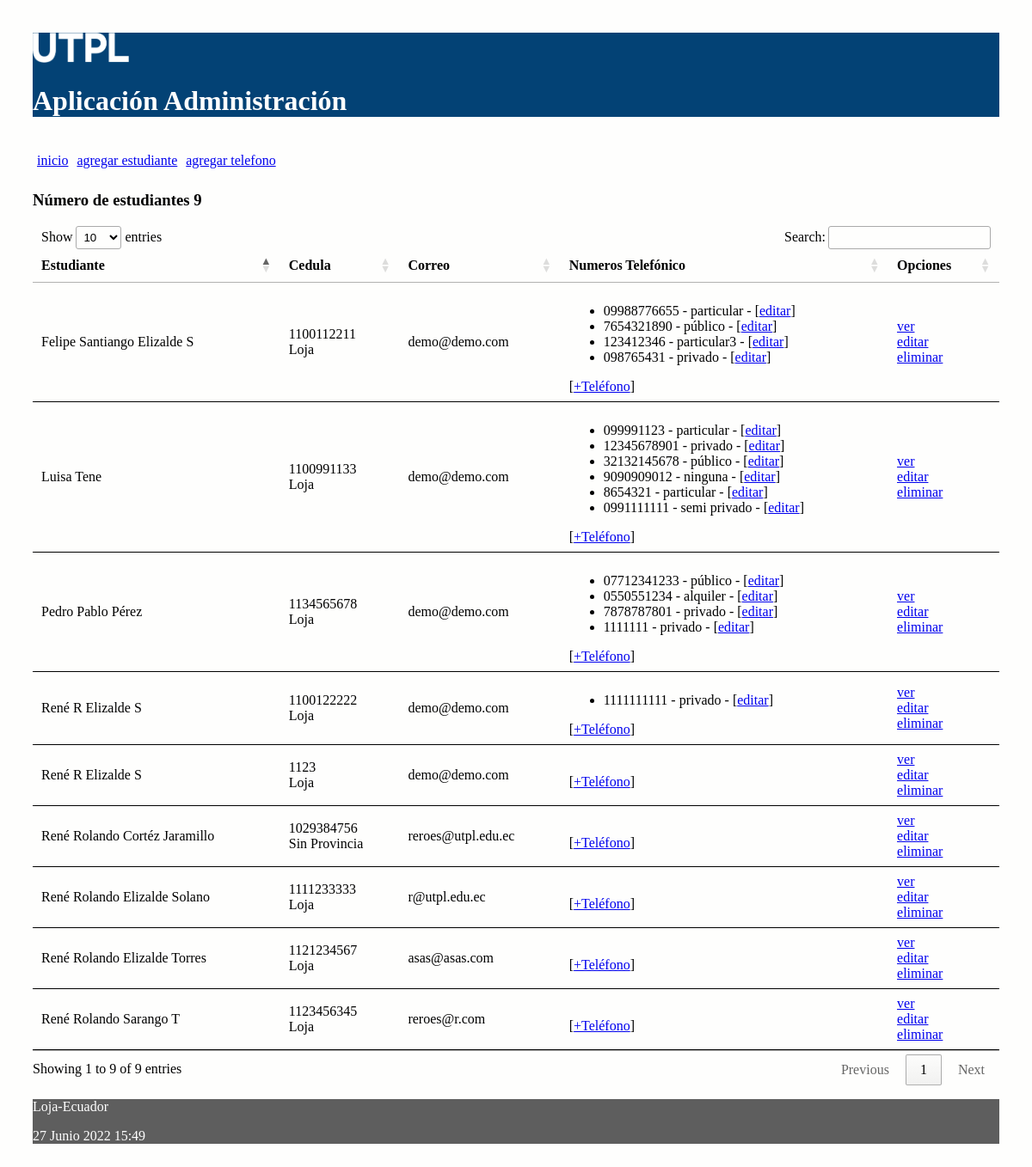
Before: / with the older database file.
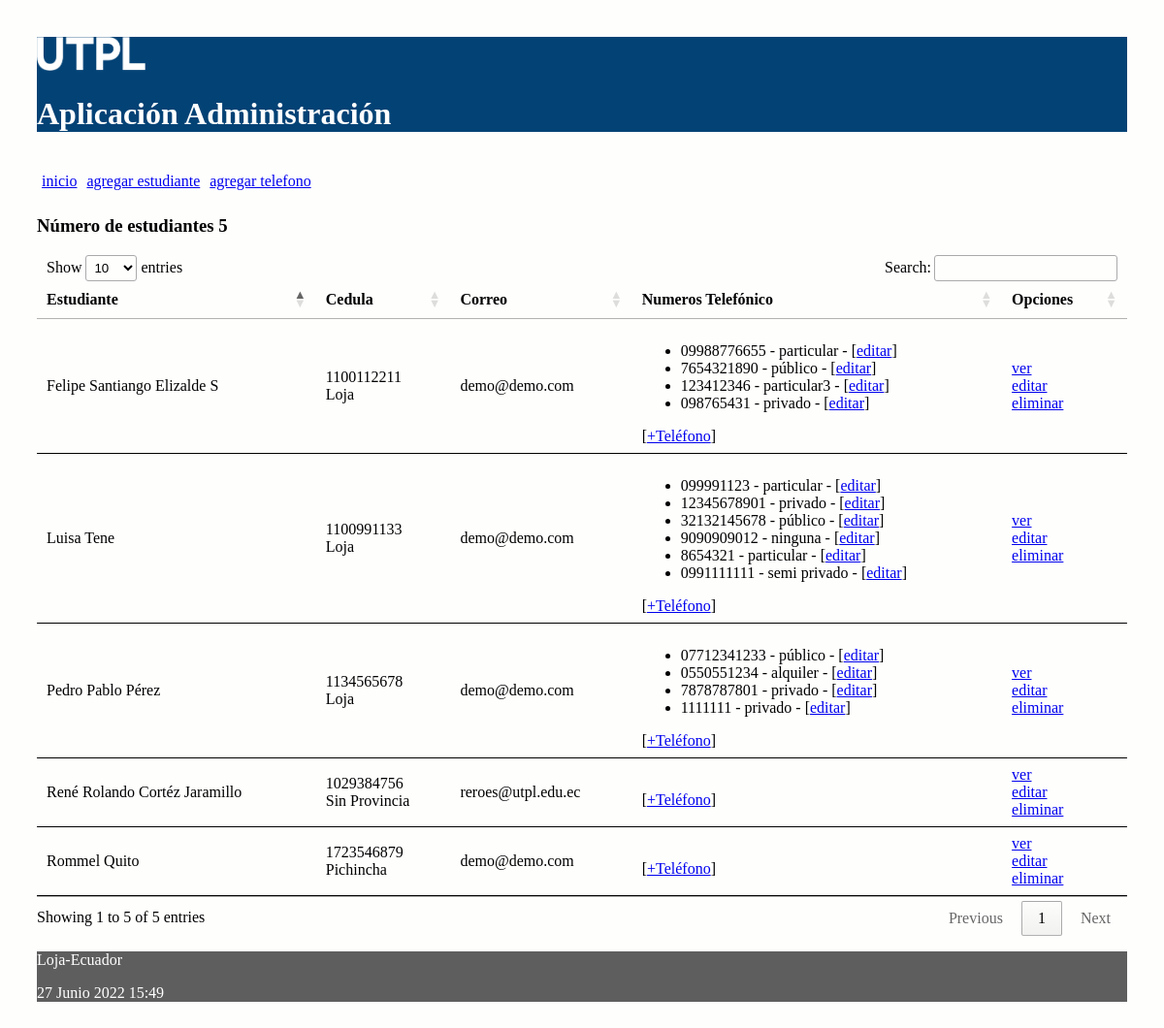
After: the same page with the newer database file.
### administrativo/models.py (models this page shows, shortened)
class Estudiante(models.Model):
    nombre = models.CharField(max_length=30)
    apellido = models.CharField(max_length=30)
    cedula = models.CharField(max_length=30, unique=True)
    correo = models.EmailField()
    def get_provincia(self):
        dato=self.cedula[0:2]
        valor = "Sin Provincia"
        if dato == "11":
            valor="Loja"
        else:
            if dato=="17":
                valor = "Pichincha"
        return valor

class NumeroTelefonico(models.Model):
    telefono = models.CharField(max_length=100)
    tipo = models.CharField(max_length=100)
    estudiante = models.ForeignKey(Estudiante, on_delete=models.CASCADE,
            related_name="numeros_telefonicos")

### administrativo/views.py (the view)
# urls.py: path('', views.index, name='index'),
def index(request):
    estudiantes = Estudiante.objects.all()
    informacion_template = {'estudiantes': estudiantes, 'numero_estudiantes': len(estudiantes)}
    return render(request, 'index.html', informacion_template)

### administrativo/templates/index.html (shortened to what this page needs)
{% extends "master.html" %}
{% block content %}
<h3>Número de estudiantes {{ numero_estudiantes }}</h3>
<table id="tabla_datos">
  <thead>
    <tr>
      <th>Estudiante</th>
      <th>Cedula</th>
      <th>Correo</th>
      <th>Numeros Telefónico </th>
      <th>Opciones</th>
    </tr>
  </thead>
  {% for e in estudiantes %}
  <tr>
    <td> {{e.nombre}} {{e.apellido}}</td>
    <td> {{e.cedula}} <br>
      {{e.get_provincia}}
    </td>
    <td> {{e.correo}}</td>
    <td>
      <ul>
        {% for t in e.numeros_telefonicos.all %}
          <li>
            <span>{{t.telefono}} - {{t.tipo}} - [<a href="{% url 'editar_numero_telefonico' t.id %}">editar</a>] </span>
          </li>
        {% endfor %}
      </ul>
        [<a href="{% url 'crear_numero_telefonico_estudiante' e.id%}">+Teléfono</a>]
    </td>
    <td> <a href="{% url 'obtener_estudiante' e.id %}">ver</a> <br>
      <a href="{% url 'editar_estudiante' e.id %}">editar</a> <br>
      <a href="{% url 'eliminar_estudiante' e.id %}"
      onclick="return confirm('¿Está seguro de la eliminación?')" >
      eliminar</a>
    </td>
  </tr>
  {% endfor %}
</table>
{% endblock %}

### administrativo/templates/master.html (shortened to what this page needs)
<!DOCTYPE html>
<html>
  <head>
    {% load static %}
    <link rel="stylesheet" type="text/css" href="{% static 'css/estilos.css' %}">
    <link rel="stylesheet" type="text/css" href="https://cdn.datatables.net/1.10.25/css/jquery.dataTables.min.css">
  </head>
  <body>
  <header>
    <img src="{% static 'images/logo.png' %}" height="10%" width="10%" alt="My image">
    <h1>Aplicación Administración </h1>
    <nav class="top_menu">
      <ul>
        <li><a href="{% url 'index' %}">inicio</a></li>
        <li><a href="{% url 'crear_estudiante' %}">agregar estudiante</a></li>
        <li><a href="{% url 'crear_numero_telefonico' %}">agregar telefono</a></li>
      </ul>
    </nav>
  </header>
  <section>
      {% block content %}
      {% endblock %}
  </section>
    <footer>
      <p>Loja-Ecuador</p>
      <p>{% now "j F Y H:i" %}</p>
    </footer>
  </body>
</html>

### administrativo/static/css/estilos.css (style rules this page uses)
body { background: #FEFEFD; padding: 30px; }
header { background: #034275; color: #FFF; }
section { width: 100%; }
th, td { padding: 15px; border-bottom: 1px solid black; }
.top_menu ul { list-style:none; float:left; padding: 5px; width:95%; }
.top_menu ul li { float:left; margin-right:10px; margin-bottom:5px; text: #FFF; }
footer { background: #5E5E5E; color: #FFF; }

Changed rows visible on the page:
removed Estudiante: nombre "René R", apellido "Elizalde S", cedula "1100122222", get_provincia "Loja", correo "demo@demo.com"
removed NumeroTelefonico: telefono "1111111111", tipo "privado", shown under "René R"
removed Estudiante: nombre "René R", apellido "Elizalde S", cedula "1123", get_provincia "Loja", correo "demo@demo.com"
removed Estudiante: nombre "René Rolando", apellido "Elizalde Torres", cedula "1121234567", get_provincia "Loja", correo "asas@asas.com"
removed Estudiante: nombre "René Rolando", apellido "Sarango T", cedula "1123456345", get_provincia "Loja", correo "reroes@r.com"
removed Estudiante: nombre "René Rolando", apellido "Elizalde Solano", cedula "1111233333", get_provincia "Loja", correo "r@utpl.edu.ec"
added Estudiante: nombre "Rommel", apellido "Quito", cedula "1723546879", get_provincia "Pichincha", correo "demo@demo.com"
Other visible differences:
text written by a page script: "Show entries Search: Showing 1 to 9 of 9 entries Previous 1 Next" → "Show entries Search: Showing 1 to 5 of 5 entries Previous 1 Next"
{{ numero_estudiantes }}: "9" → "5"
